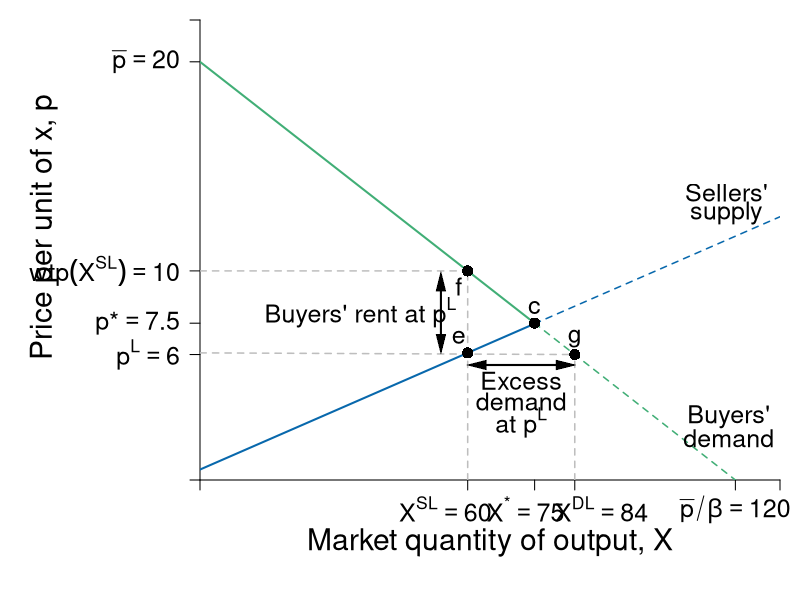

Recreate this plot in R.
require(shape)
pdf(file = "competitionmarkets/demand_supply_excess_D.pdf", width = 9, height = 7)

#Set parameters for graphics
pointsize <- 1.8
axislabelsize <- 1.8
labelsize <- 1.5
namesize <- 1.8
annotatesize <- 1.5
graphlinewidth <- 2
segmentlinewidth <- 1.5

COL <- c("#7fc97f", "#beaed4", "#fdc086", "#ffff99", "#386cb0", "#f0027f", "#bf5b17", "#666666")
COLA <- c("#e0f3db", "#99d8c9","#66c2a4","#41ae76", "#238b45", "#005824")
COLB <- c("#c6dbef", "#4eb3d3", "#2b8cbe", "#0868ac","#084081")
COLC <- c("#fcfbfd", "#efedf5", "#dadaeb", "#bcbddc", "#9e9ac8", "#807dba", "#6a51a3", "#54278f", "#3f007d")

par(mar =  c(6, 10, 1, 1))

Demand <- function(x, rmax = 20, xmax = 12, n = 10) {
  rmax - (rmax/(n*xmax))*x
}

mrsA <- function(x, rmax = 20, xmax = 10) {
  rmax - (rmax/xmax)*x
}

uA <- function(x, y, rmax = 20, xmax = 10) {
  y + rmax*x - (1/2)(rmax/xmax)*x^2
}


#Supply <- function(x, c1 = 0, c2 = 0.05){
#  c1 + 2*c2*x
#}

# New Supply
Supply <- function(x, c1 = 0.5, c2 = 0.0465){
  c1 + 2*c2*x
}

xlims <- c(0, 130)
ylims <- c(0, 22)

npts <- 501 
x <- seq(xlims[1], xlims[2], length.out = npts)
y <- seq(ylims[1], ylims[2], length.out = npts) 
a <- c(46.08, 55, 64)
b <- c(46.08, 55, 64)

plot(0, 0, xlim = xlims, ylim = ylims, type = "n",
     xlab = expression(paste("")),
     ylab = expression(paste("")), 
     xaxt = "n", 
     yaxt = "n", 
     cex.lab = axislabelsize, 
     bty = "n",
     xaxs="i", 
     yaxs="i")

# ticksy <- seq(from = 0, to = ylims[2], by = 2)
# ylabels <- seq(from = 0, to = ylims[2], by = 2)
# ticksx <- seq(from = 0, to = xlims[2], by = 2)
# xlabels <- seq(from = 0, to = xlims[2], by = 2)
ticksy <- c(0, 6, 7.5, Demand(x = 60), 20, ylims[2])
#ylabels <- c(NA, expression(paste(p^L)), expression(paste(p,"*")), expression(paste(wtp(X^{SL}))), expression(paste(bar(p))), NA)
ylabels <- c(NA, expression(paste(p^L) == 6), expression(paste(p,"*") == 7.5), expression(paste(wtp(X^{SL}) == 10)), expression(paste(bar(p) == 20)), NA)
ticksx <- c(0,  60, 75, 84, 120, xlims[2])
#xlabels <- c(NA, expression(paste(X^{SL})), expression(paste(X,"*")), expression(paste(X^{DL})), expression(paste(bar(p)/beta)), NA)
xlabels <- c(NA, expression(paste(X^{SL} == 60)), expression(paste(X^{"*"} == 75)), expression(paste(X^{DL} ==84)), expression(paste(bar(p)/beta == 120)), NA)

axis(1, at = ticksx, pos = 0, labels = FALSE, cex.axis = labelsize)
text(x = c(0, 55, 73, 90, 120, xlims[2]), par("usr")[3] - 0.5, labels = xlabels, srt = 0, pos = 1, xpd = TRUE, cex = labelsize)
axis(2, at = ticksy, pos = 0, labels = ylabels, las = 1,  cex.axis = labelsize)

npts <- 500 
xx1 <- seq(xlims[1], 75, length.out = npts)
xx2 <- seq(75, xlims[2], length.out = npts)

#Lines for mrs graph
lines(xx1, Demand(xx1), col = COLA[4], lwd = graphlinewidth)
lines(xx2, Demand(xx2), col = COLA[4], lty = 2, lwd = segmentlinewidth)
lines(xx1, Supply(xx1), col = COLB[4], lwd = graphlinewidth)
lines(xx2, Supply(xx2), col = COLB[4], lty = 2, lwd = segmentlinewidth)

#Label axes
#mtext(expression(paste("Market quantity of output, ", X)), side=1, line = 2.5, cex = axislabelsize)
text(0.5*xlims[2], -3, expression(paste("Market quantity of output, ", X)), xpd = TRUE, cex = axislabelsize) 
text(-35, 0.55*ylims[2], expression(paste("Price per unit of x, ", p)), xpd = TRUE, cex = axislabelsize, srt = 90) 


# segments(0, 7.5, 75, 7.5, lty = 2, "gray" , lwd = segmentlinewidth)
# segments(75, 0, 75, 7.5, lty = 2, col = "gray" , lwd = segmentlinewidth)
points(75, 7.5, pch = 16, col = "black", cex = 1.5)
text(75, 8.25, expression(c), cex = labelsize)

segments(0, Supply(x = 60), 84, Demand(x = 84), lty = 2, "gray" , lwd = segmentlinewidth)
segments(60, 0, 60, Demand(x = 60), lty = 2, col = "gray" , lwd = segmentlinewidth)
segments(0, Demand(x = 60), 60, Demand(x = 60), lty = 2, col = "gray" , lwd = segmentlinewidth)
segments(84, 0, 84, Demand(x = 84), lty = 2, col = "gray" , lwd = segmentlinewidth)
points(60, Supply(x = 60), pch = 16, col = "black", cex = 1.5)
points(84, Demand(x = 84), pch = 16, col = "black", cex = 1.5)
points(60, Demand(x = 60), pch = 16, col = "black", cex = 1.5)
text(84, Demand(x = 84) + 0.75, expression(g), cex = labelsize)
text(60 - 2, Supply(x = 60) + 0.75, expression(e), cex = labelsize)
text(60 - 2, Demand(x = 60) - 0.75, expression(f), cex = labelsize)

Arrows(54, 6.5, 54, 9.5, col = "black", lty = 1, code = 3, lwd = 2, arr.type = "triangle", arr.lwd = 0.5)
text(36, 8, expression(paste("Buyers' rent at ", p^L)), cex = labelsize)


# 
# points(50, 10, pch = 16, col = "black", cex = 1.5)
# text(52, 10.5, expression(M))

#segments(4.11765, 6.17647, 5.88, 8.88, lty = 1, col = COL[2] , lwd = graphlinewidth)
text(118, 13.75, expression("Sellers'"), cex = labelsize)
text(118, 12.75, expression("supply"), cex = labelsize)
#text(7.3, 2.5, expression("Curve"))

# Arrows(56, 11.5, 108, 11.5, col = "black", lty = 1, code = 3, lwd = 2, arr.type = "triangle", arr.lwd = 0.5)
# text(80, 12.5, expression(paste("Excess Supply at ", p^H)), cex = labelsize)

Arrows(62, 5.5, 82, 5.5, col = "black", lty = 1, code = 3, lwd = 2, arr.type = "triangle", arr.lwd = 0.5)
text(72, 4.75, expression(paste("Excess")), cex = labelsize)
text(72, 3.75, expression(paste("demand")), cex = labelsize)
text(72, 2.75, expression(paste("at ", p^L)), cex = labelsize)


#Label Demand
text(118.5, 3, expression(paste("Buyers'")), cex = labelsize)
text(118.5, 2, expression(paste("demand")), cex = labelsize)

#doesn't seem to be giving me a new pdf 
dev.off()
